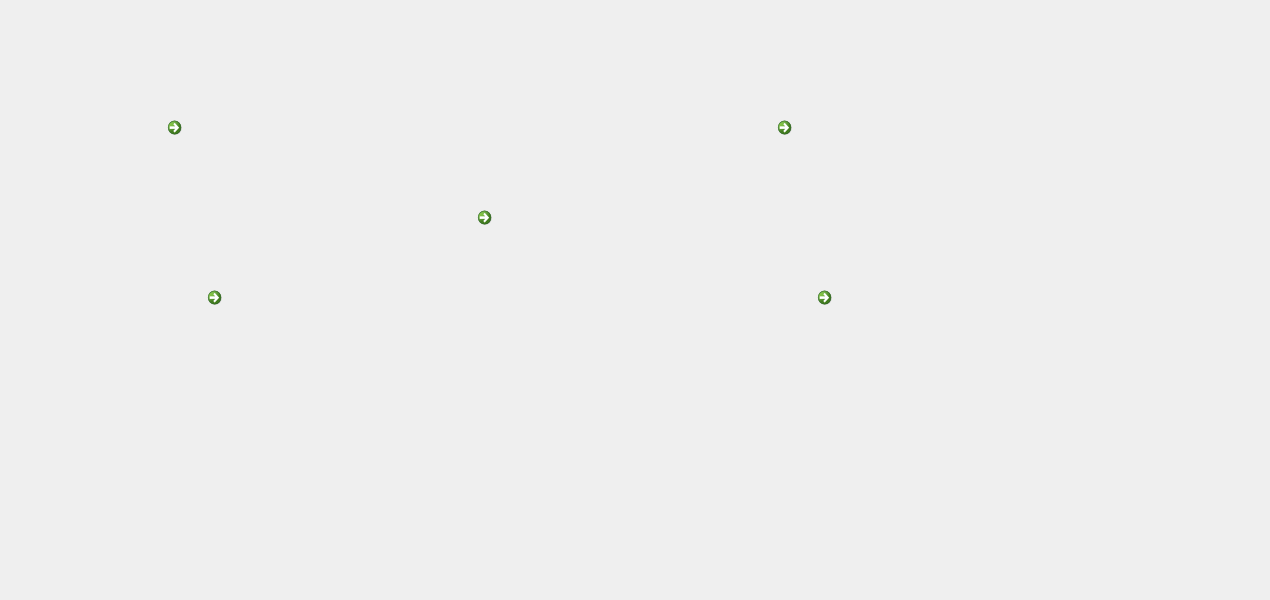
      <widget class="QWidget" name="tab_4">
       <attribute name="title">
        <string>Entertainment</string>
       </attribute>
       <widget class="QCommandLinkButton" name="commandLinkButton">
        <property name="geometry">
         <rect>
          <x>470</x>
          <y>200</y>
          <width>121</width>
          <height>81</height>
         </rect>
        </property>
        <property name="styleSheet">
         <string notr="true">border-image: url(:/img/YouTube_logo_(2013-2015).png);</string>
        </property>
        <property name="text">
         <string/>
        </property>
       </widget>
       <widget class="QCommandLinkButton" name="commandLinkButton_4">
        <property name="geometry">
         <rect>
          <x>770</x>
          <y>110</y>
          <width>141</width>
          <height>91</height>
         </rect>
        </property>
        <property name="styleSheet">
         <string notr="true">border-image:url(:/img/1497553283-108_84845.png);</string>
        </property>
        <property name="text">
         <string/>
        </property>
       </widget>
       <widget class="QCommandLinkButton" name="commandLinkButton_3">
        <property name="geometry">
         <rect>
          <x>810</x>
          <y>280</y>
          <width>61</width>
          <height>51</height>
         </rect>
        </property>
        <property name="styleSheet">
         <string notr="true">border-image: url(:/img/facebook_logos_PNG19757.png);</string>
        </property>
        <property name="text">
         <string/>
        </property>
       </widget>
       <widget class="QCommandLinkButton" name="commandLinkButton_2">
        <property name="geometry">
         <rect>
          <x>160</x>
          <y>110</y>
          <width>141</width>
          <height>101</height>
         </rect>
        </property>
        <property name="styleSheet">
         <string notr="true">border-image:url(:/img/1497553309-101_84843.png);</string>
        </property>
        <property name="text">
         <string/>
        </property>
       </widget>
       <widget class="QCommandLinkButton" name="commandLinkButton_5">
        <property name="geometry">
         <rect>
          <x>200</x>
          <y>280</y>
          <width>61</width>
          <height>51</height>
         </rect>
        </property>
        <property name="styleSheet">
         <string notr="true">border-image: url(:/img/instagram.png);</string>
        </property>
        <property name="text">
         <string/>
        </property>
       </widget>
       <widget class="QLabel" name="background2_4">
        <property name="geometry">
         <rect>
          <x>-20</x>
          <y>0</y>
          <width>1261</width>
          <height>591</height>
         </rect>
        </property>
        <property name="text">
         <string/>
        </property>
       </widget>
       <zorder>background2_4</zorder>
       <zorder>commandLinkButton</zorder>
       <zorder>commandLinkButton_4</zorder>
       <zorder>commandLinkButton_3</zorder>
       <zorder>commandLinkButton_2</zorder>
       <zorder>commandLinkButton_5</zorder>
      </widget>
